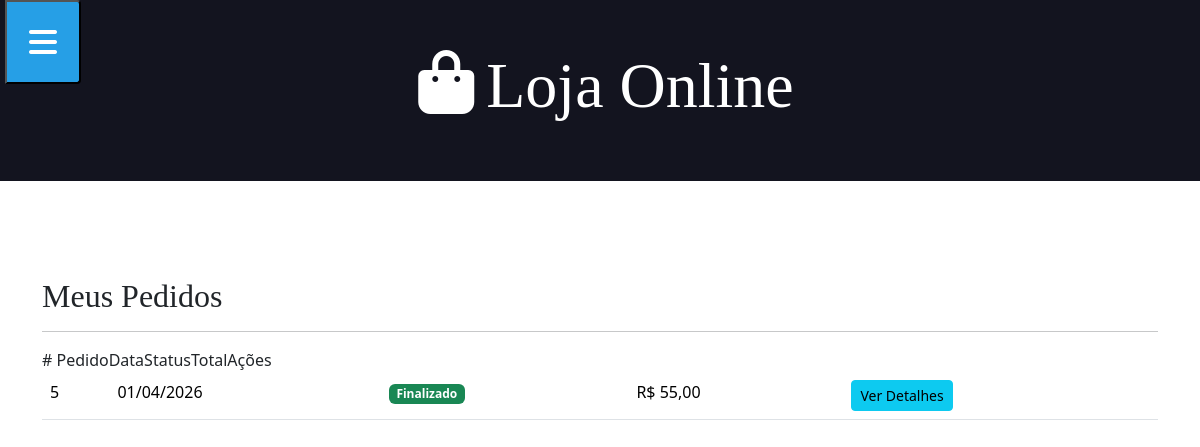
/historico/ (signed in), run on an earlier commit of the app's database.
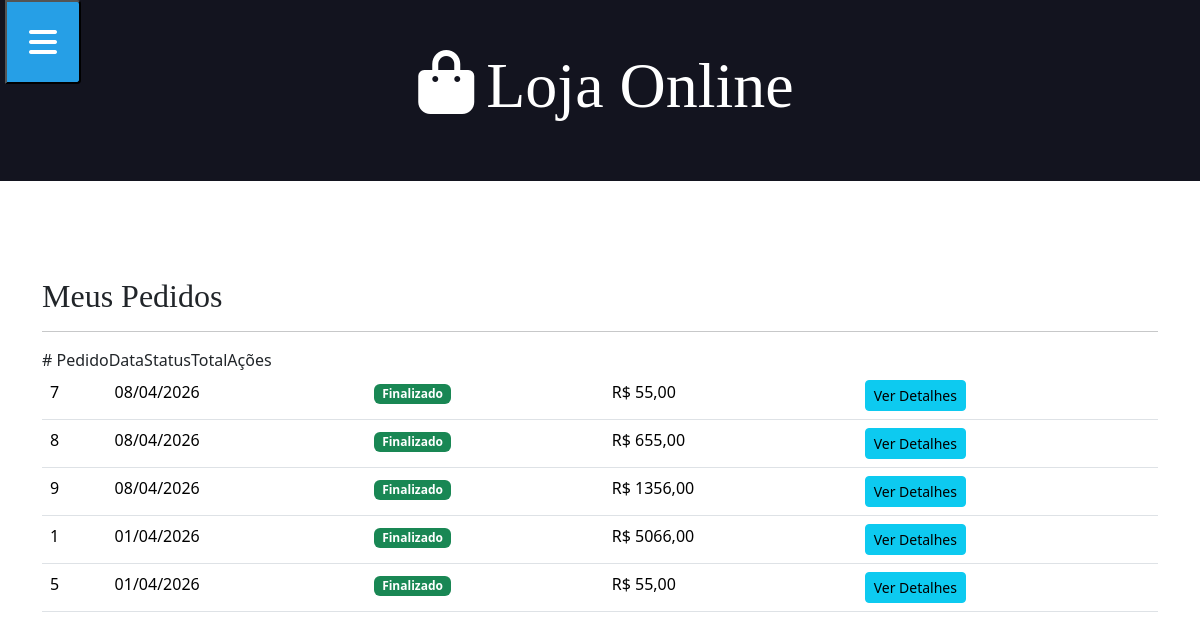
And on a later commit of the database.
### aplicacao/models.py (models this page shows, shortened)
class Venda(models.Model):
    STATUS_CHOICES = (
        ('P', 'PENDENTE'),
        ('C', 'CONCLUIDA'),
        ('X', 'CANCELADA')
    )
    status = models.CharField(max_length=1, choices=STATUS_CHOICES, default='P')
    data = models.DateField(auto_now_add=True)
    cliente = models.ForeignKey(User,on_delete = models.CASCADE)
    @property
    def total(self):
        total = 0
        for item in self.itemvenda_set.all():
                total += item.produto.preco * item.qtde
        return total

class ItemVenda(models.Model):
    venda = models.ForeignKey(Venda, on_delete=models.CASCADE)
    produto = models.ForeignKey(Produto, on_delete=models.CASCADE)
    qtde = models.IntegerField(null=True, blank=True)

class Produto(models.Model):
    nome = models.CharField(max_length=100, null=True, blank=True)
    preco = models.DecimalField(decimal_places=2, max_digits=10, null=True, blank=True)
    qtde = models.IntegerField(null=True, blank=True)
    descricao = models.TextField(null=True, blank=True)
    data = models.DateField(null=True, blank=True)
    imagem = models.ImageField(upload_to='produtos/', null=True, blank=True)
    itemVenda = models.ManyToManyField(Venda)

### aplicacao/views.py (the view)
# urls.py: path('historico/', views.historico_pedidos, name="urlhistorico"),
@login_required
def historico_pedidos(request):
    pedidos = Venda.objects.filter(
        cliente = request.user,
        status = 'C'
    ).order_by('-data')
    return render(request, 'historico_pedidos.html', {'pedidos': pedidos})

### aplicacao/templates/historico_pedidos.html (shortened to what this page needs)
{% extends 'global/base.html' %}
{% block content %}
  <div class="container mt-5">
    <h2>Meus Pedidos</h2>
    <hr />
    {% if pedidos %}
      <div class="table-responsive">
        <table class="table table-hover">
          <tbody>
            {% for pedido in pedidos %}
              <tr>
                <td>{{ pedido.id }}</td>
                <td>{{ pedido.data|date:'d/m/Y' }}</td>
                <td>
                  <span class="badge bg-success">Finalizado</span>
                </td>
                <td>R$ {{ pedido.total }}</td>
                <td>
                  <a href="{% url 'urldetalhe_pedido' pedido.id %}" class="btn btn-sm btn-info white">Ver Detalhes</a>
                </td>
              </tr>
            {% endfor %}
          </tbody>
        </table>
      </div>
    {% else %}
      <div class="alert alert-info">Você ainda não realizou nenhuma compra;.</div>
      <a href="{% url 'urlindex' %}" class="btn btn-primary">Ver Produtos</a>
    {% endif %}
  </div>
{% endblock %}

What changed in the data, as far as the page shows it:
added Venda: id "7", data "08/04/2026", total "55,00"
added Venda: id "8", data "08/04/2026", total "655,00"
added Venda: id "9", data "08/04/2026", total "1356,00"
now on this page (row edited): Venda: id "1", data "01/04/2026", total "5066,00"
